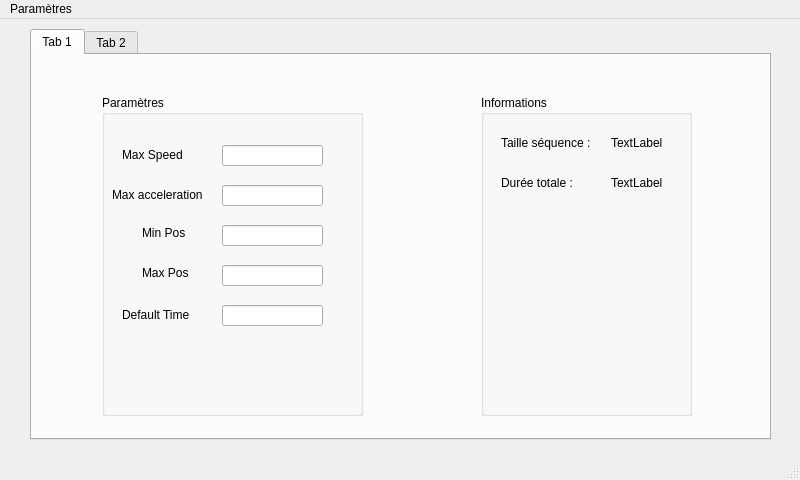
<?xml version="1.0" encoding="UTF-8"?>
<ui version="4.0">
 <class>Preferences</class>
 <widget class="QMainWindow" name="Preferences">
  <property name="geometry">
   <rect>
    <x>0</x>
    <y>0</y>
    <width>800</width>
    <height>480</height>
   </rect>
  </property>
  <property name="windowTitle">
   <string>MainWindow</string>
  </property>
  <widget class="QWidget" name="centralwidget">
   <widget class="QTabWidget" name="tabWidget">
    <property name="geometry">
     <rect>
      <x>30</x>
      <y>10</y>
      <width>741</width>
      <height>411</height>
     </rect>
    </property>
    <property name="maximumSize">
     <size>
      <width>741</width>
      <height>491</height>
     </size>
    </property>
    <property name="currentIndex">
     <number>0</number>
    </property>
    <widget class="QWidget" name="seq">
     <attribute name="title">
      <string>Tab 1</string>
     </attribute>
     <widget class="QDialogButtonBox" name="buttonBox">
      <property name="geometry">
       <rect>
        <x>290</x>
        <y>420</y>
        <width>164</width>
        <height>32</height>
       </rect>
      </property>
      <property name="standardButtons">
       <set>QDialogButtonBox::Cancel|QDialogButtonBox::Ok</set>
      </property>
     </widget>
     <widget class="QGroupBox" name="groupBox">
      <property name="geometry">
       <rect>
        <x>70</x>
        <y>40</y>
        <width>261</width>
        <height>321</height>
       </rect>
      </property>
      <property name="title">
       <string>Paramètres</string>
      </property>
      <widget class="QLineEdit" name="time">
       <property name="geometry">
        <rect>
         <x>120</x>
         <y>210</y>
         <width>101</width>
         <height>21</height>
        </rect>
       </property>
      </widget>
      <widget class="QLineEdit" name="minPos">
       <property name="geometry">
        <rect>
         <x>120</x>
         <y>130</y>
         <width>101</width>
         <height>21</height>
        </rect>
       </property>
       <property name="text">
        <string/>
       </property>
      </widget>
      <widget class="QLabel" name="label">
       <property name="geometry">
        <rect>
         <x>20</x>
         <y>50</y>
         <width>71</width>
         <height>20</height>
        </rect>
       </property>
       <property name="text">
        <string>Max Speed</string>
       </property>
      </widget>
      <widget class="QLabel" name="label_2">
       <property name="geometry">
        <rect>
         <x>10</x>
         <y>90</y>
         <width>111</width>
         <height>20</height>
        </rect>
       </property>
       <property name="text">
        <string>Max acceleration</string>
       </property>
      </widget>
      <widget class="QLabel" name="label_3">
       <property name="geometry">
        <rect>
         <x>20</x>
         <y>210</y>
         <width>81</width>
         <height>20</height>
        </rect>
       </property>
       <property name="text">
        <string>Default Time</string>
       </property>
      </widget>
      <widget class="QLabel" name="label_4">
       <property name="geometry">
        <rect>
         <x>40</x>
         <y>130</y>
         <width>61</width>
         <height>16</height>
        </rect>
       </property>
       <property name="text">
        <string>Min Pos </string>
       </property>
      </widget>
      <widget class="QLineEdit" name="maxPos">
       <property name="geometry">
        <rect>
         <x>120</x>
         <y>170</y>
         <width>101</width>
         <height>21</height>
        </rect>
       </property>
      </widget>
      <widget class="QLabel" name="label_11">
       <property name="geometry">
        <rect>
         <x>40</x>
         <y>170</y>
         <width>61</width>
         <height>16</height>
        </rect>
       </property>
       <property name="text">
        <string>Max Pos </string>
       </property>
      </widget>
      <widget class="QLineEdit" name="speed">
       <property name="geometry">
        <rect>
         <x>120</x>
         <y>50</y>
         <width>101</width>
         <height>21</height>
        </rect>
       </property>
      </widget>
      <widget class="QLineEdit" name="acc">
       <property name="geometry">
        <rect>
         <x>120</x>
         <y>90</y>
         <width>101</width>
         <height>21</height>
        </rect>
       </property>
      </widget>
     </widget>
     <widget class="QGroupBox" name="groupBox_4">
      <property name="geometry">
       <rect>
        <x>449</x>
        <y>40</y>
        <width>211</width>
        <height>321</height>
       </rect>
      </property>
      <property name="title">
       <string>Informations</string>
      </property>
      <widget class="QLabel" name="label_12">
       <property name="geometry">
        <rect>
         <x>20</x>
         <y>40</y>
         <width>111</width>
         <height>16</height>
        </rect>
       </property>
       <property name="text">
        <string>Taille séquence :</string>
       </property>
      </widget>
      <widget class="QLabel" name="label_13">
       <property name="geometry">
        <rect>
         <x>20</x>
         <y>80</y>
         <width>111</width>
         <height>16</height>
        </rect>
       </property>
       <property name="text">
        <string>Durée totale :</string>
       </property>
      </widget>
      <widget class="QLabel" name="tailleseq">
       <property name="geometry">
        <rect>
         <x>130</x>
         <y>40</y>
         <width>61</width>
         <height>16</height>
        </rect>
       </property>
       <property name="text">
        <string>TextLabel</string>
       </property>
      </widget>
      <widget class="QLabel" name="duree">
       <property name="geometry">
        <rect>
         <x>130</x>
         <y>80</y>
         <width>61</width>
         <height>16</height>
        </rect>
       </property>
       <property name="text">
        <string>TextLabel</string>
       </property>
      </widget>
     </widget>
    </widget>
    <widget class="QWidget" name="moteurs">
     <attribute name="title">
      <string>Tab 2</string>
     </attribute>
     <widget class="QGroupBox" name="groupBox_2">
      <property name="geometry">
       <rect>
        <x>30</x>
        <y>30</y>
        <width>541</width>
        <height>301</height>
       </rect>
      </property>
      <property name="title">
       <string>Paramètrage des moteurs</string>
      </property>
      <widget class="QLabel" name="label_5">
       <property name="geometry">
        <rect>
         <x>50</x>
         <y>110</y>
         <width>61</width>
         <height>16</height>
        </rect>
       </property>
       <property name="font">
        <font>
         <weight>75</weight>
         <bold>true</bold>
        </font>
       </property>
       <property name="text">
        <string>Moteur 1</string>
       </property>
      </widget>
      <widget class="QLabel" name="label_6">
       <property name="geometry">
        <rect>
         <x>50</x>
         <y>170</y>
         <width>61</width>
         <height>16</height>
        </rect>
       </property>
       <property name="font">
        <font>
         <weight>75</weight>
         <bold>true</bold>
        </font>
       </property>
       <property name="text">
        <string>Moteur 2</string>
       </property>
      </widget>
      <widget class="QLabel" name="label_7">
       <property name="geometry">
        <rect>
         <x>50</x>
         <y>230</y>
         <width>61</width>
         <height>16</height>
        </rect>
       </property>
       <property name="font">
        <font>
         <weight>75</weight>
         <bold>true</bold>
        </font>
       </property>
       <property name="text">
        <string>Moteur 3</string>
       </property>
      </widget>
      <widget class="QComboBox" name="box1">
       <property name="geometry">
        <rect>
         <x>183</x>
         <y>100</y>
         <width>201</width>
         <height>26</height>
        </rect>
       </property>
      </widget>
      <widget class="QLabel" name="label_8">
       <property name="geometry">
        <rect>
         <x>130</x>
         <y>110</y>
         <width>41</width>
         <height>16</height>
        </rect>
       </property>
       <property name="text">
        <string>Port :</string>
       </property>
      </widget>
      <widget class="QPushButton" name="option1">
       <property name="geometry">
        <rect>
         <x>400</x>
         <y>100</y>
         <width>113</width>
         <height>32</height>
        </rect>
       </property>
       <property name="text">
        <string>Option...</string>
       </property>
      </widget>
      <widget class="Line" name="line">
       <property name="geometry">
        <rect>
         <x>30</x>
         <y>140</y>
         <width>481</width>
         <height>16</height>
        </rect>
       </property>
       <property name="orientation">
        <enum>Qt::Horizontal</enum>
       </property>
      </widget>
      <widget class="Line" name="line_2">
       <property name="geometry">
        <rect>
         <x>30</x>
         <y>80</y>
         <width>481</width>
         <height>16</height>
        </rect>
       </property>
       <property name="orientation">
        <enum>Qt::Horizontal</enum>
       </property>
      </widget>
      <widget class="Line" name="line_3">
       <property name="geometry">
        <rect>
         <x>30</x>
         <y>200</y>
         <width>481</width>
         <height>16</height>
        </rect>
       </property>
       <property name="orientation">
        <enum>Qt::Horizontal</enum>
       </property>
      </widget>
      <widget class="Line" name="line_4">
       <property name="geometry">
        <rect>
         <x>30</x>
         <y>260</y>
         <width>481</width>
         <height>16</height>
        </rect>
       </property>
       <property name="orientation">
        <enum>Qt::Horizontal</enum>
       </property>
      </widget>
      <widget class="QLabel" name="label_9">
       <property name="geometry">
        <rect>
         <x>130</x>
         <y>170</y>
         <width>41</width>
         <height>16</height>
        </rect>
       </property>
       <property name="text">
        <string>Port :</string>
       </property>
      </widget>
      <widget class="QComboBox" name="box2">
       <property name="geometry">
        <rect>
         <x>183</x>
         <y>160</y>
         <width>201</width>
         <height>26</height>
        </rect>
       </property>
      </widget>
      <widget class="QPushButton" name="option2">
       <property name="geometry">
        <rect>
         <x>400</x>
         <y>160</y>
         <width>113</width>
         <height>32</height>
        </rect>
       </property>
       <property name="text">
        <string>Option...</string>
       </property>
      </widget>
      <widget class="QLabel" name="label_10">
       <property name="geometry">
        <rect>
         <x>130</x>
         <y>230</y>
         <width>41</width>
         <height>16</height>
        </rect>
       </property>
       <property name="text">
        <string>Port :</string>
       </property>
      </widget>
      <widget class="QComboBox" name="box3">
       <property name="geometry">
        <rect>
         <x>183</x>
         <y>220</y>
         <width>201</width>
         <height>26</height>
        </rect>
       </property>
      </widget>
      <widget class="QPushButton" name="option3">
       <property name="geometry">
        <rect>
         <x>400</x>
         <y>220</y>
         <width>113</width>
         <height>32</height>
        </rect>
       </property>
       <property name="text">
        <string>Option...</string>
       </property>
      </widget>
      <widget class="QCheckBox" name="activate1">
       <property name="geometry">
        <rect>
         <x>20</x>
         <y>110</y>
         <width>21</width>
         <height>20</height>
        </rect>
       </property>
       <property name="text">
        <string/>
       </property>
      </widget>
      <widget class="QCheckBox" name="activate2">
       <property name="geometry">
        <rect>
         <x>20</x>
         <y>170</y>
         <width>21</width>
         <height>20</height>
        </rect>
       </property>
       <property name="text">
        <string/>
       </property>
      </widget>
      <widget class="QCheckBox" name="activate3">
       <property name="geometry">
        <rect>
         <x>20</x>
         <y>230</y>
         <width>21</width>
         <height>20</height>
        </rect>
       </property>
       <property name="text">
        <string/>
       </property>
      </widget>
     </widget>
     <widget class="QGroupBox" name="groupBox_3">
      <property name="geometry">
       <rect>
        <x>600</x>
        <y>30</y>
        <width>120</width>
        <height>301</height>
       </rect>
      </property>
      <property name="title">
       <string>Etat</string>
      </property>
      <widget class="QCheckBox" name="connect1">
       <property name="geometry">
        <rect>
         <x>10</x>
         <y>110</y>
         <width>101</width>
         <height>20</height>
        </rect>
       </property>
       <property name="text">
        <string>Déconnecté</string>
       </property>
      </widget>
      <widget class="QCheckBox" name="connect2">
       <property name="geometry">
        <rect>
         <x>10</x>
         <y>170</y>
         <width>101</width>
         <height>20</height>
        </rect>
       </property>
       <property name="text">
        <string>Déconnecté</string>
       </property>
      </widget>
      <widget class="QCheckBox" name="connect3">
       <property name="geometry">
        <rect>
         <x>10</x>
         <y>230</y>
         <width>101</width>
         <height>20</height>
        </rect>
       </property>
       <property name="text">
        <string>Déconnecté</string>
       </property>
      </widget>
      <widget class="Line" name="line_5">
       <property name="geometry">
        <rect>
         <x>10</x>
         <y>260</y>
         <width>91</width>
         <height>16</height>
        </rect>
       </property>
       <property name="orientation">
        <enum>Qt::Horizontal</enum>
       </property>
      </widget>
      <widget class="Line" name="line_6">
       <property name="geometry">
        <rect>
         <x>10</x>
         <y>200</y>
         <width>91</width>
         <height>16</height>
        </rect>
       </property>
       <property name="orientation">
        <enum>Qt::Horizontal</enum>
       </property>
      </widget>
      <widget class="Line" name="line_7">
       <property name="geometry">
        <rect>
         <x>10</x>
         <y>140</y>
         <width>91</width>
         <height>16</height>
        </rect>
       </property>
       <property name="orientation">
        <enum>Qt::Horizontal</enum>
       </property>
      </widget>
      <widget class="Line" name="line_8">
       <property name="geometry">
        <rect>
         <x>10</x>
         <y>80</y>
         <width>91</width>
         <height>16</height>
        </rect>
       </property>
       <property name="orientation">
        <enum>Qt::Horizontal</enum>
       </property>
      </widget>
      <widget class="QCheckBox" name="all">
       <property name="geometry">
        <rect>
         <x>10</x>
         <y>40</y>
         <width>87</width>
         <height>20</height>
        </rect>
       </property>
       <property name="text">
        <string>Tout</string>
       </property>
      </widget>
      <widget class="QLabel" name="status">
       <property name="geometry">
        <rect>
         <x>20</x>
         <y>270</y>
         <width>81</width>
         <height>20</height>
        </rect>
       </property>
       <property name="font">
        <font>
         <weight>75</weight>
         <bold>true</bold>
        </font>
       </property>
       <property name="text">
        <string>TextLabel</string>
       </property>
       <property name="alignment">
        <set>Qt::AlignJustify|Qt::AlignVCenter</set>
       </property>
      </widget>
     </widget>
     <widget class="QLabel" name="info">
      <property name="geometry">
       <rect>
        <x>130</x>
        <y>350</y>
        <width>441</width>
        <height>20</height>
       </rect>
      </property>
      <property name="text">
       <string>TextLabel</string>
      </property>
     </widget>
    </widget>
   </widget>
  </widget>
  <widget class="QMenuBar" name="menubar">
   <property name="geometry">
    <rect>
     <x>0</x>
     <y>0</y>
     <width>800</width>
     <height>22</height>
    </rect>
   </property>
   <widget class="QMenu" name="menuActions">
    <property name="title">
     <string>Paramètres</string>
    </property>
    <addaction name="actionSauvegarder"/>
    <addaction name="actionCharger"/>
   </widget>
   <addaction name="menuActions"/>
  </widget>
  <widget class="QStatusBar" name="statusbar"/>
  <action name="actionSauvegarder">
   <property name="text">
    <string>Sauvegarder</string>
   </property>
  </action>
  <action name="actionCharger">
   <property name="text">
    <string>Charger</string>
   </property>
  </action>
 </widget>
 <resources/>
 <connections/>
</ui>
